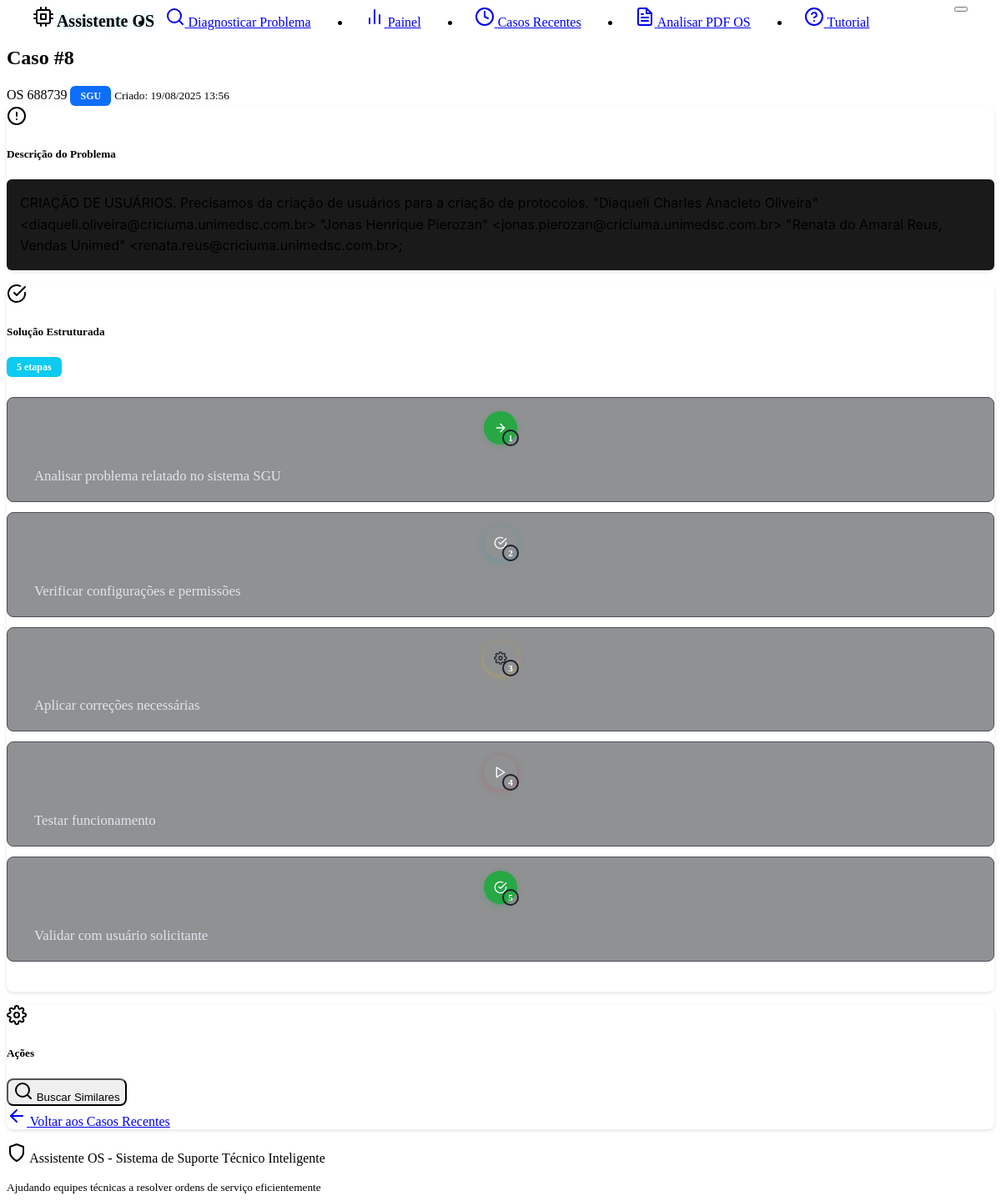
The page /cases/8 on the database its author committed.
### models.py (models this page shows, shortened)
class Case(db.Model):
    __tablename__ = 'cases'
    id = db.Column(db.Integer, primary_key=True)
    os_number = db.Column(db.String(20), nullable=True)  # Número da OS extraído do PDF
    problem_description = db.Column(db.Text, nullable=False)
    solution = db.Column(db.Text, nullable=False)
    system_type = db.Column(db.String(100), default="Unknown")
    created_at = db.Column(db.DateTime, default=datetime.now)
    effectiveness_score = db.Column(db.Float, nullable=True)
    feedback_count = db.Column(db.Integer, default=0)
    tags = db.Column(db.String(500), default="")  # Stored as comma-separated string
    feedbacks = db.relationship("CaseFeedback", backref="case", cascade="all, delete-orphan")

### routes.py (the view)
@app.route('/cases/<int:case_id>')
def view_case(case_id):
    try:
        case = case_service.get_case_by_id(case_id)
        if not case:
            flash('Case not found.', 'error')
            return redirect(url_for('dashboard'))
        return render_template('case_detail.html', case=case)
    except Exception as e:
        logging.error(f"Error loading case {case_id}: {str(e)}")
        flash(f'Error loading case: {str(e)}', 'error')
        return redirect(url_for('dashboard'))

### app.py (called while the page is built)
@app.template_filter('format_solution_steps')
def format_solution_steps_filter(solution):
    return solution_formatter.format_solution_html(solution)

@app.template_filter('count_solution_steps')
def count_solution_steps_filter(solution):
    return solution_formatter.get_step_count(solution)

### case_service.py (called while the page is built)
    def get_case_by_id(self, case_id: int) -> Optional[Case]:
        try:
            return Case.query.get(case_id)
        except Exception as e:
            logging.error(f"Error getting case {case_id} from database: {str(e)}")
            cases = current_app.config.get('CASES_STORAGE', [])
            for case in cases:
                if case.id == case_id:
                    return case
            return None

### solution_formatter.py (called while the page is built, shortened)
    def format_solution_to_steps(self, solution: str) -> List[Dict[str, str]]:
        if not solution or not solution.strip():
            return []
        lines = solution.strip().split('\n')
        steps = []
        current_step = 1
        for line in lines:
            line = line.strip()
            if not line:
                continue
            step_content = self._extract_step_content(line)
            if step_content:
                icon = self._get_step_icon(step_content)
                steps.append({
                    'step_number': current_step,
                    'description': step_content,
                    'icon': icon
                })
                current_step += 1
        return steps

    def _extract_step_content(self, line: str) -> str:
        for pattern in self.step_patterns:
            match = re.match(pattern, line)
            if match:
                return match.group(1).strip()
        return ""

    def get_step_count(self, solution: str) -> int:
        steps = self.format_solution_to_steps(solution)
        return len(steps)

### templates/case_detail.html (shortened to what this page needs)
{% extends "base.html" %}
{% block content %}
<div class="row">
    <div class="col-lg-8 mx-auto">
        <div class="d-flex justify-content-between align-items-center mb-4">
            <div>
                <h2 class="mb-1">Caso #{{ case.id }}</h2>
                <div class="d-flex align-items-center gap-2">
                    {% if case.os_number %}
                        <span class="text-primary fw-bold">OS {{ case.os_number }}</span>
                    {% endif %}
                    <span class="badge system-badge" data-system="{{ case.system_type }}">{{ case.system_type }}</span>
                    <small class="text-muted">Criado: {{ case.created_at.strftime('%d/%m/%Y %H:%M') }}</small>
                </div>
            </div>
        </div>
        <div class="card mb-4">
            <div class="card-header d-flex align-items-center">
                <i data-feather="alert-circle" class="me-2"></i>
                <h5 class="mb-0">Descrição do Problema</h5>
            </div>
            <div class="card-body">
                <div class="bg-dark p-3 rounded border">
                    <pre class="mb-0 text-wrap">{{ case.problem_description }}</pre>
                </div>
            </div>
        </div>
        <div class="card mb-4">
            <div class="card-header d-flex align-items-center justify-content-between">
                <div class="d-flex align-items-center">
                    <i data-feather="check-circle" class="me-2 text-success"></i>
                    <h5 class="mb-0">Solução Estruturada</h5>
                </div>
                <span class="badge bg-info">{{ case.solution|count_solution_steps }} etapas</span>
            </div>
            <div class="card-body">
                <div class="solution-steps-enhanced">
                    {{ case.solution|format_solution_steps|safe }}
                </div>
            </div>
        </div>
                </div>
            </div>
        <div class="card">
            <div class="card-header d-flex align-items-center">
                <i data-feather="settings" class="me-2"></i>
                <h5 class="mb-0">Ações</h5>
            </div>
            <div class="card-body">
                <div class="row">
                    <div class="col-md-6 mb-2">
                        <button class="btn btn-outline-info w-100" onclick="findSimilarCases()">
                            <i data-feather="search" class="me-1"></i>
                            Buscar Similares
                        </button>
                    </div>
                    <div class="col-md-6 mb-2">
                        <a href="{{ url_for('recent_cases') }}" class="btn btn-outline-primary w-100">
                            <i data-feather="arrow-left" class="me-1"></i>
                            Voltar aos Casos Recentes
                        </a>
                    </div>
                </div>
            </div>
        </div>
{% endblock %}

### static/style.css (style rules this page uses)
:root { --custom-code-bg: #1a1a1a; --custom-border-radius: 8px; --glow-color: #0dcaf0; --glow-secondary: rgba(13, 202, 240, 0.3); }
.badge.bg-primary { background-color: #0d6efd !important; }
.badge.bg-info { background-color: #0dcaf0 !important; }
.badge { display: inline-block !important; padding: 0.375rem 0.75rem !important; font-size: 0.75em !important; font-weight: 600 !important; line-height: 1 !important; color: #fff !important; text-align: center !important; white-space: nowrap !important; vertical-align: baseline !important; border-radius: 0.375rem !important; }
pre { background-color: var(--custom-code-bg) !important; border: 1px solid var(--bs-border-color); border-radius: 6px; color: var(--bs-body-color); font-family: -apple-system, BlinkMacSystemFont, 'Segoe UI', Roboto, 'Helvetica Neue', Arial, sans-serif; font-size: 1rem; line-height: 1.6; white-space: pre-wrap; word-wrap: break-word; padding: 1rem; margin: 0; }
.card { border-radius: var(--custom-border-radius); box-shadow: 0 2px 4px rgba(0, 0, 0, 0.1); margin-bottom: 1rem; }
.card-header { background-color: var(--bs-dark); border-bottom: 1px solid var(--bs-border-color); border-radius: var(--custom-border-radius) var(--custom-border-radius) 0 0 !important; }
.btn { border-radius: var(--custom-border-radius); font-weight: 500; }
.badge { border-radius: var(--custom-border-radius); font-weight: 500; font-size: 0.75rem; }
.text-wrap { white-space: pre-wrap; word-wrap: break-word; }
.badge.system-badge { color: white !important; font-weight: 600 !important; border: none !important; }
:root { --step-line-color: #495057; --step-bg-color: #28a745; --step-hover-bg: #212529; --step-border-color: #343a40; }
.solution-steps { padding: 0.5rem 0; }
.step-item { position: relative; }
.step-indicator { display: flex; flex-direction: column; align-items: center; position: relative; }
.step-number { width: 40px; height: 40px; background: var(--step-bg-color); border-radius: 50%; display: flex; align-items: center; justify-content: center; color: white; font-weight: bold; font-size: 0.9rem; position: relative; z-index: 2; box-shadow: 0 2px 8px rgba(40, 167, 69, 0.3); }
.step-icon { width: 16px !important; height: 16px !important; position: absolute; top: 50%; left: 50%; transform: translate(-50%, -50%); }
.step-num { position: absolute; bottom: -2px; right: -2px; background: var(--bs-primary); color: white; font-size: 0.7rem; width: 16px; height: 16px; border-radius: 50%; display: flex; align-items: center; justify-content: center; border: 2px solid #1e1e2e; }
.step-content { padding-top: 0.25rem; padding-left: 0.5rem; }
.step-content p { line-height: 1.4; color: #e0e6ed; }
.step-item:nth-child(2n) .step-number { background: var(--bs-info); box-shadow: 0 2px 8px rgba(23, 162, 184, 0.3); }
.step-item:nth-child(3n) .step-number { background: var(--bs-warning); color: #212529; box-shadow: 0 2px 8px rgba(255, 193, 7, 0.3); }
.step-item:nth-child(4n) .step-number { background: var(--bs-danger); box-shadow: 0 2px 8px rgba(220, 53, 69, 0.3); }
.solution-steps-enhanced { padding: 1rem 0; }
.solution-steps-enhanced .step-item { background: rgba(33, 37, 41, 0.5); border: 1px solid #495057; border-radius: 8px; padding: 1rem; margin-bottom: 0.75rem; transition: all 0.2s ease; position: relative; }
.solution-steps-enhanced .step-indicator { position: relative; z-index: 2; }
.solution-steps-enhanced .step-number { width: 40px; height: 40px; font-size: 0.9rem; background: #28a745; box-shadow: 0 2px 6px rgba(40, 167, 69, 0.3); }
.solution-steps-enhanced .step-content { padding-left: 1rem; padding-top: 0.5rem; }
.solution-steps-enhanced .step-content p { font-size: 1.05rem; line-height: 1.6; color: #e0e6ed; margin-bottom: 0; }

### rows shown on the page
Case: id "8", os_number "688739", system_type "SGU", created_at "19/08/2025 13:56", problem_description "CRIAÇÃO DE USUÁRIOS. Precisamos da criação de usuários para a criação de protocolos. \"Diaqueli Charles Anacleto Oliveira\" <diaqueli.oliveira@criciuma.unimedsc.com.br> \"Jonas Henrique Pierozan\" <jonas.pierozan@criciuma.unimedsc.com.br> \"Renata do Amaral Reus, Vendas Unimed\" <renata.reus@criciuma.unimedsc.com.br>;", solution|count_solution_steps "5", solution "1 Analisar problema relatado no sistema SGU 2 Verificar configurações e permissões 3 Aplicar correções necessárias 4 Testar funcionamento 5 Validar com usuário solicitante"
